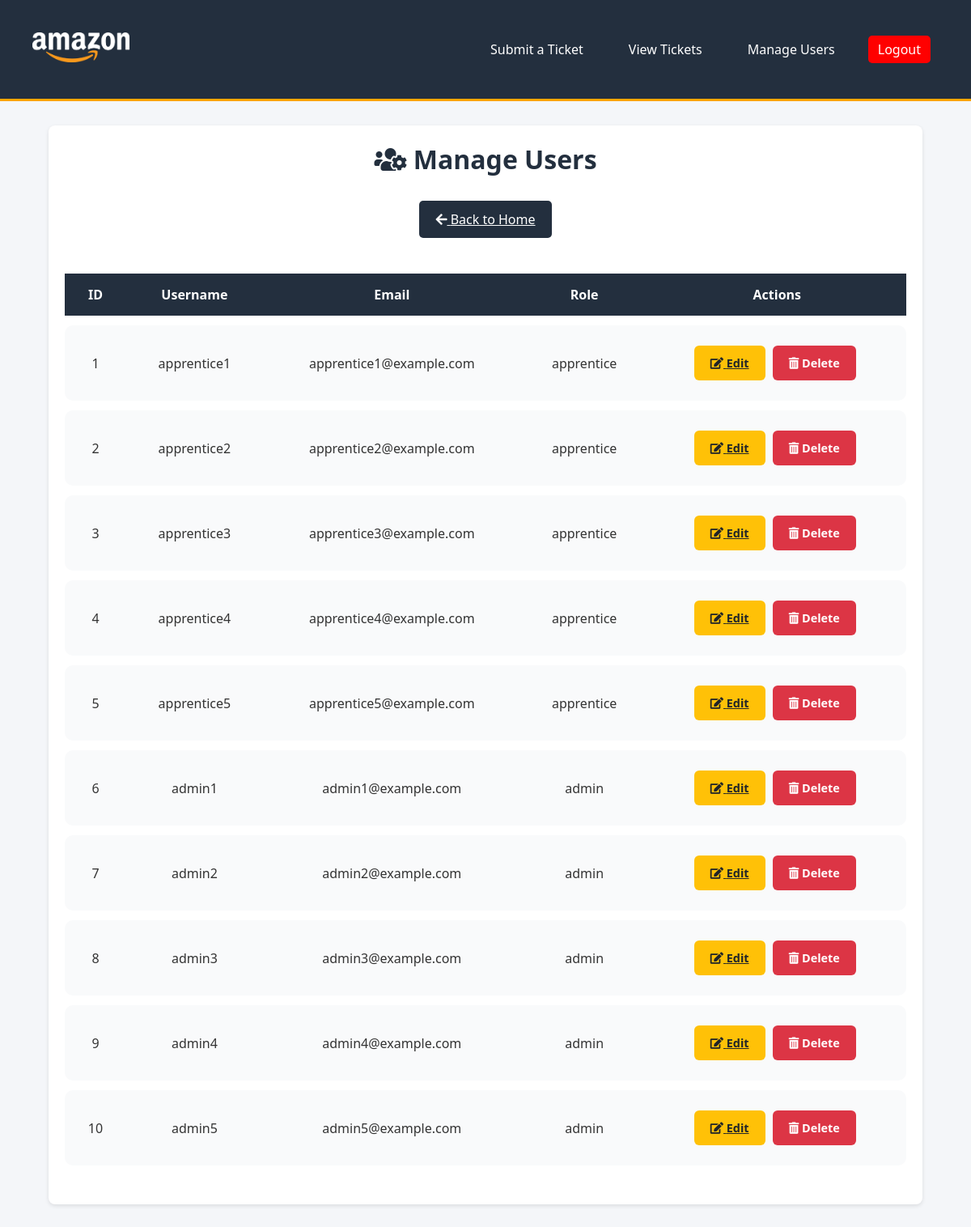
The page /admin_users (signed in) on the database as committed earlier.
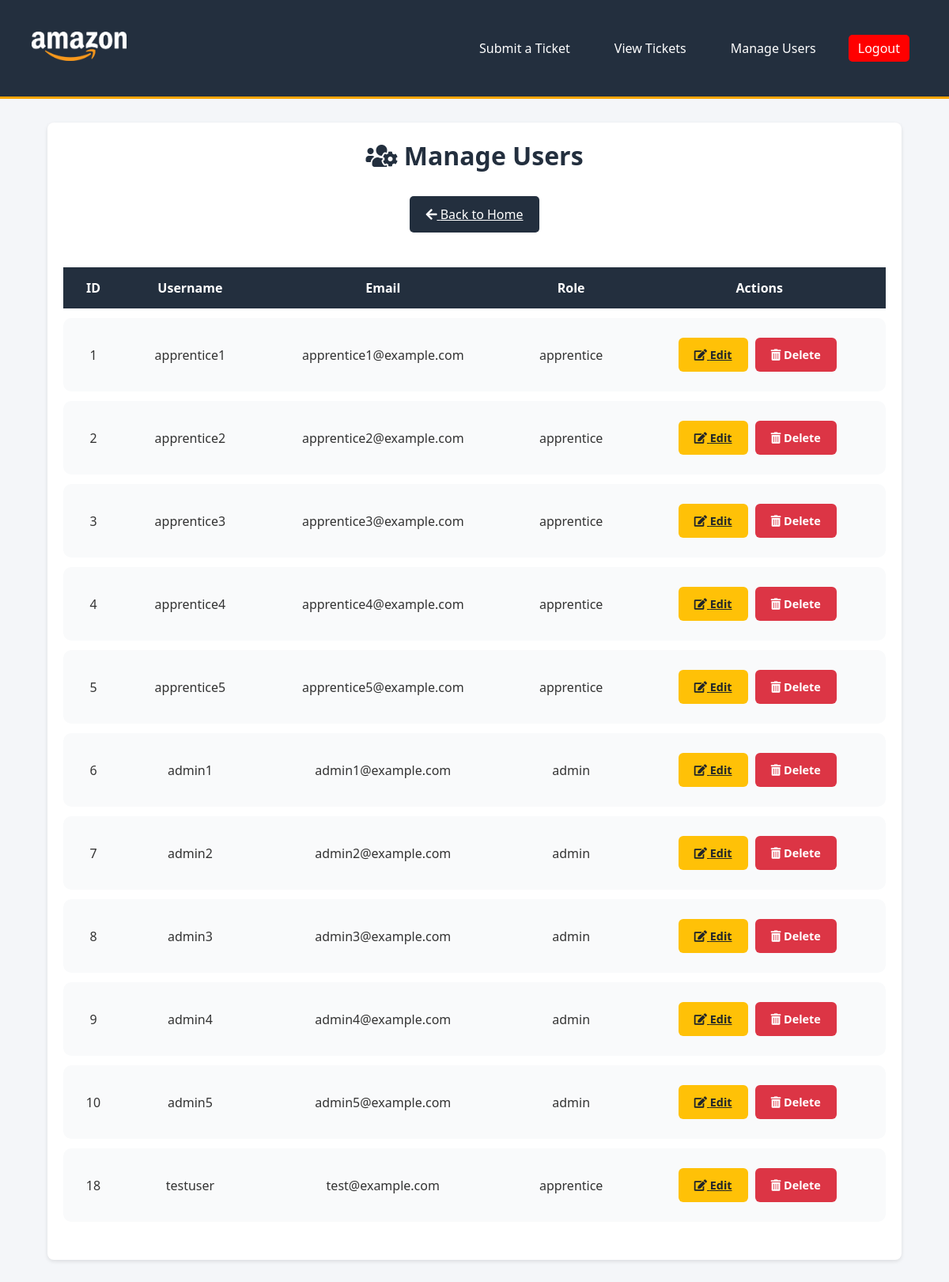
The same page on the database as committed later.
### tables this page shows
CREATE TABLE users (
            id INTEGER PRIMARY KEY AUTOINCREMENT,
            username TEXT UNIQUE NOT NULL,
            password TEXT NOT NULL,
            email TEXT,
            role TEXT NOT NULL CHECK(role IN ('apprentice', 'admin'))
        );

### main.py (the view)
@app.route('/admin_users')
def admin_users():
    if 'username' not in session:
        flash('You need to log in to manage users.', 'error')
        return redirect(url_for('login'))
    conn = get_db_connection()
    user = conn.execute('SELECT role FROM users WHERE username = ?', (session['username'],)).fetchone()
    if not user or user['role'] != 'admin':
        conn.close()
        return "Forbidden", 403  # You can use `abort(403)` if using Flask's error handling
    role_filter = request.args.get('role')
    if role_filter:
        users = conn.execute('SELECT * FROM users WHERE role = ?', (role_filter,)).fetchall()
    else:
        users = conn.execute('SELECT * FROM users').fetchall()
    conn.close()
    return render_template('admin_users.html', users=users, role=role_filter)

### main.py (called while the page is built)
def get_db_connection():
    conn = sqlite3.connect('helpdesk.db')
    conn.row_factory = sqlite3.Row  # This makes the rows behave like dictionaries
    return conn

### templates/admin_users.html (shortened to what this page needs)
<!DOCTYPE html>
<html lang="en">
<head>
    <link rel="stylesheet" href="{{ url_for('static', filename='styles.css') }}">
    <link rel="stylesheet" href="https://cdnjs.cloudflare.com/ajax/libs/font-awesome/5.15.1/css/all.min.css">
</head>
<body>
  <header class="header">
            <a href="{{ url_for('home') }}">
                <img src="{{ url_for('static', filename='logo.png') }}" alt="Helpdesk Logo">
            </a>
            <nav class="nav" id="navbar">
                <a href="/submit_ticket">Submit a Ticket</a>
                <a href="/tickets">View Tickets</a>
                {% if 'username' in session %}
                    {% if session['role'] == 'admin' %}
                        <a href="{{ url_for('admin_users') }}">Manage Users</a>
                    {% endif %}
                    <a href="/logout" class="btn btn-danger">Logout</a>
                {% else %}
                    <a href="/login" class="btn btn-warning">Login</a>
                {% endif %}
            </nav>
        </header>
<div class="container">
    <h1><i class="fas fa-users-cog"></i> Manage Users</h1>
    <div class="text-center mb-4">
        <a href="{{ url_for('home') }}" class="btn btn-secondary">
            <i class="fas fa-arrow-left"></i> Back to Home
        </a>
    </div>
<div class="table-responsive">
    <table class="table table-bordered">
        <thead>
            <tr>
                <th>ID</th>
                <th>Username</th>
                <th>Email</th>
                <th>Role</th>
                <th>Actions</th>
            </tr>
        </thead>
        <tbody>
            {% for user in users %}
            <tr>
                <td>{{ user.id }}</td>
                <td>{{ user.username }}</td>
                <td>{{ user.email }}</td>
                <td>{{ user.role }}</td>
                <td>
                    <a href="{{ url_for('edit_user', user_id=user.id) }}" class="btn btn-warning btn-sm" aria-label="Edit User {{ user.username }}">
                        <i class="fas fa-edit"></i> Edit
                    </a>
                    <button
                        class="btn btn-danger btn-sm"
                        onclick="openModal({{ user.id }}, '{{ user.username }}')"
                        aria-label="Delete User {{ user.username }}">
                        <i class="fas fa-trash-alt"></i> Delete
                    </button>
                </td>
            </tr>
            {% endfor %}
        </tbody>
    </table>
</div>
</body>
</html>

### static/styles.css (style rules this page uses)
* { margin: 0; padding: 0; box-sizing: border-box; font-family: 'Segoe UI', sans-serif; }
body { font-family: 'Helvetica Neue', Arial, sans-serif; background-color: #f4f6f9; color: #333; margin: 0; padding: 0; }
.header { background-color: #232f3e; padding: 40px; display: flex; justify-content: space-between; align-items: center; border-bottom: 3px solid #ffa500; }
.header img { max-width: 120px; }
.nav { display: flex; align-items: center; margin-left: auto; }
.nav a { color: white; text-decoration: none; padding: 10px 15px; margin: 0 10px; border-radius: 5px; transition: background-color 0.3s, box-shadow 0.3s; font-weight: 500; }
.container { width: 90%; max-width: 1200px; margin: 30px auto 40px auto; padding: 20px; background-color: white; border-radius: 8px; box-shadow: 0 2px 5px rgba(0,0,0,0.1); }
h1 { text-align: center; color: #343a40; margin-bottom: 20px; }
.btn { display: inline-block; padding: 12px 20px; font-size: 16px; border-radius: 5px; color: white; background-color: #232f3e; border: none; cursor: pointer; margin: 10px 10px 10px 0; text-align: center; transition: background-color 0.3s ease; }
.btn-secondary { background-color: #232f3e; margin: 0; }
.btn-danger, a.btn.btn-danger { background-color: red; }
a.btn.btn-secondary { margin: 0; }
.text-center { text-align: center; }
body { font-family: 'Segoe UI', sans-serif; }
.nav a { margin-left: 1rem; color: white; font-weight: 500; }
.nav a.btn { padding: 0.375rem 0.75rem; }
.table-responsive { margin-top: 2rem; }
table.table tbody td .btn { margin-right: 5px; min-width: 70px; font-size: 0.9rem; border-radius: 6px; transition: background-color 0.3s ease; }
table.table tbody td .btn.btn-warning { background-color: #ffc107; border-color: #ffc107; color: #212529; }
table.table tbody td .btn.btn-danger { background-color: #dc3545; border-color: #dc3545; color: white; }

### templates/admin_users.html (style rules this page uses)
.container h1 { color: #232f3e; font-weight: 700; margin-bottom: 30px; font-size: 32px; text-align: center; }
table.table { width: 100%; border-collapse: separate; border-spacing: 0 12px; box-shadow: 0 2px 8px rgba(0,0,0,0.1); }
table.table thead tr { background-color: #232f3e; color: white; font-weight: 600; font-size: 16px; }
table.table tbody tr { background-color: #f9fafb; border-radius: 10px; transition: background-color 0.3s ease; }
table.table tbody tr td:first-child { border-top-left-radius: 10px; border-bottom-left-radius: 10px; }
table.table tbody tr td:last-child { border-top-right-radius: 10px; border-bottom-right-radius: 10px; }
table.table td, table.table th { padding: 15px 20px; text-align: center; vertical-align: middle; }
.btn-warning { background-color: #ffa500; border: none; font-weight: 600; transition: background-color 0.3s ease; }
.table-responsive { width: 100%; overflow-x: auto; -webkit-overflow-scrolling: touch; margin-bottom: 1rem; }
.btn-danger { background-color: #dc3545; border: none; font-weight: 600; transition: background-color 0.3s ease; }

Rows that differ between the two databases and show on the page:
added users: id "18", username "testuser", email "test@example.com", role "apprentice"
